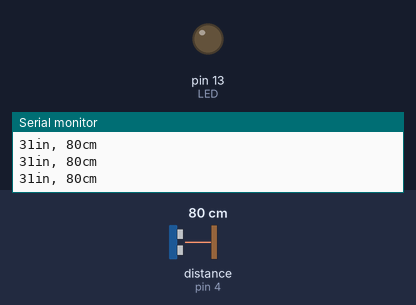
This sketch was run on a simulated Arduino Uno, built with avr-gcc and run on an emulated ATmega328P. On the bench: output pins drawn as LEDs (lit = HIGH), the last lines printed to the serial monitor. Wiring (inferred from the names in the program): ultrasonic range finder: trigger pin 2; echo pin 4. The test bench sets the inputs (shaded band); at power-on: distance to the obstacle (sensor on pin 4) 80 cm. The echo pulse lasts 58.3 µs per cm; pins used as bus, display or sensor lines are not drawn.

Above: at 1.2 s.
1.3 s: distance to the obstacle (sensor on pin 4) set to 2 cm
At 2.5 s:
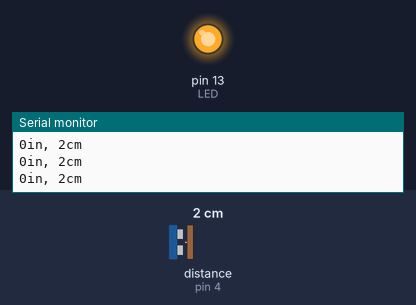
2.8 s: distance to the obstacle (sensor on pin 4) set to 35 cm
At 4.0 s:
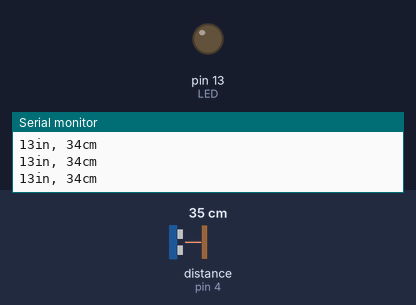
4.3 s: distance to the obstacle (sensor on pin 4) set to 7 cm
At 4.9 s:
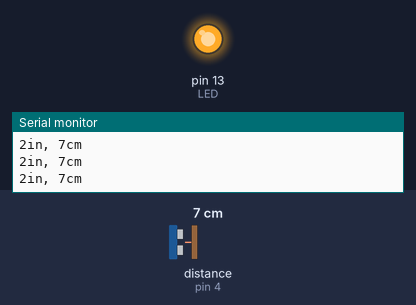
Timing chart, 0 to 7.3 s (numbered marks = the images above; inputs shaded):
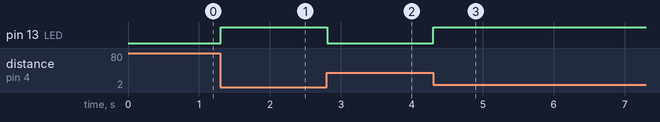

The sketch:

UltraSonicSensorTestwithLED.ino
```cpp
/* Using HC-SR04 Sensor
VCC pin connected to Arduino +5V
GND pin connected  to Arduino Ground
TRIG pin connected digital pin 2
ECHO pin connected digital pin 4
LED will light up if the distance between
ultrasonic sensor and an object falls below
the MaxDistance

Don't forgte to use a resistor
while connecting the LED
*/

//Define integer constants
const int trigPin = 2; //Aduino pin 2
const int echoPin = 4; //Aduino pin 4

const int LED = 13; //Aduino pin 13

long duration, distance, inches, cm;
const int MaxDistance = 10; //10 cm

void setup()
{
  // initialize serial communication:
  Serial.begin(9600);
  pinMode(trigPin, OUTPUT);
  pinMode(echoPin, INPUT);
  pinMode(LED,OUTPUT);
}

void loop()
{
  ping();
  distance = cm;
  if (distance < MaxDistance)
   {
     digitalWrite(LED, HIGH);
   }
   else
   {
     digitalWrite(LED, LOW);
   }
  Serial.print(inches);
  Serial.print("in, ");
  Serial.print(cm);
  Serial.print("cm");
  Serial.println();
  delay(10);

}

void ping ()
{
  // The sensor is triggered by a HIGH pulse of 10 or more microseconds.
  // Give a short LOW pulse beforehand to ensure a clean HIGH pulse:
  digitalWrite(trigPin, LOW);
  delayMicroseconds(2);
  digitalWrite(trigPin, HIGH);
  delayMicroseconds(10);
  digitalWrite(trigPin, LOW);
  // Read the signal from the sensor: a HIGH pulse whose
  // duration is the time (in microseconds) from the sending
  // of the ping to the reception of its echo off of an object.
  duration = pulseIn(echoPin, HIGH);
  // convert the time into a distance
  inches = duration / 74 / 2;
  cm = duration / 29 /2;
  return;
}
```

Measured:
- after the input at 1.3 s, pin 13 (LED): LOW → HIGH at once
- after the input at 2.8 s, pin 13 (LED): HIGH → LOW at once
- after the input at 4.3 s, pin 13 (LED): LOW → HIGH at once
